Frame 1 (no input): blank canvas, image omitted
Frame 60 (no input): blank canvas, image omitted
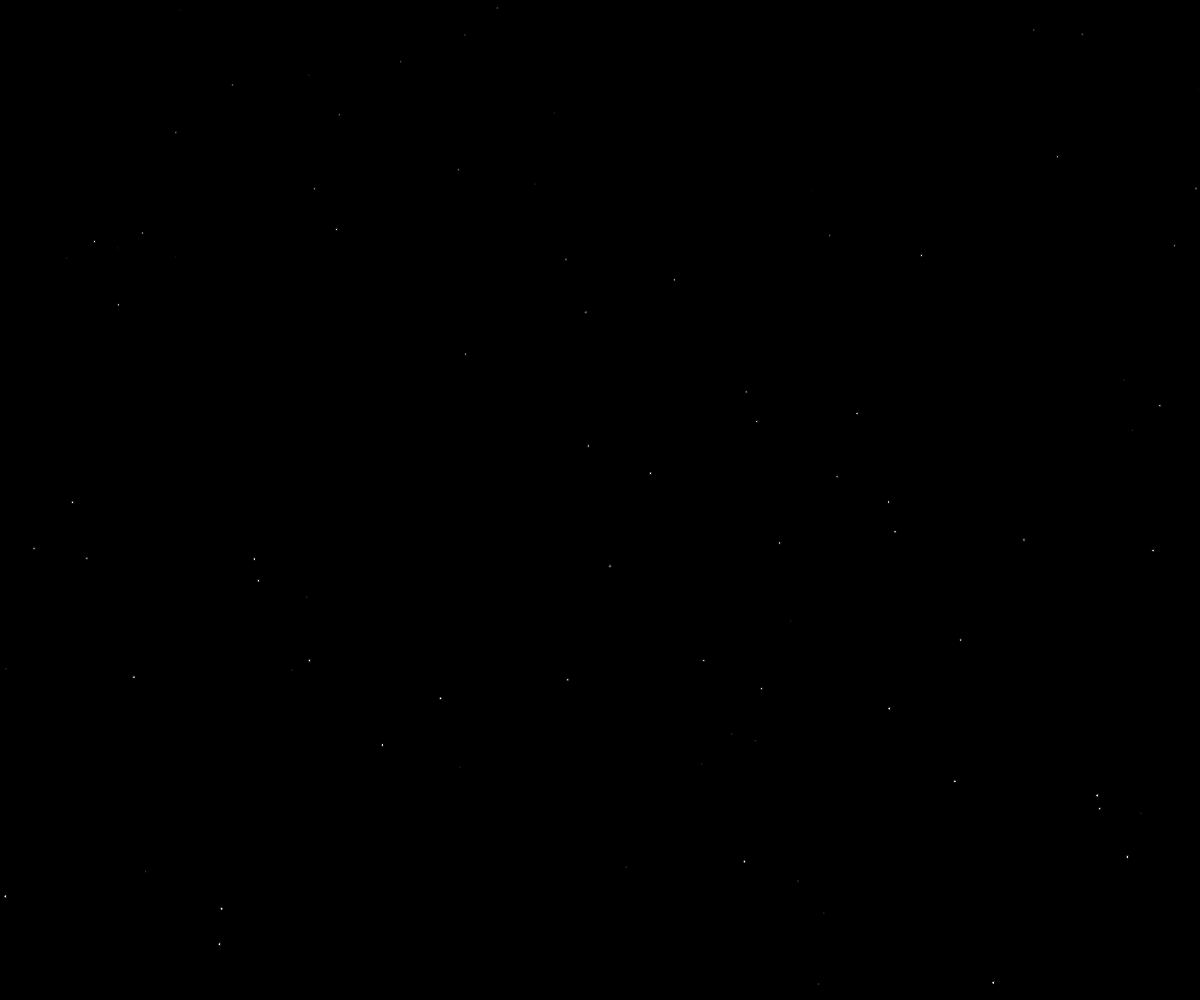
Frame 120 (the mouse pressed at the canvas centre since frame 60)

The p5.js sketch whose frames 1 and 60 were blank and that drew this single picture after the mouse press (run headless with seeded random() and noise() and a simulated clock; from frame 60 on, the mouse is pressed at the canvas centre):

// p5.js sketch
// ── sketch.js
let drops = [];

function setup() {
  createCanvas(windowWidth, windowHeight);
  for (let i = 0; i < 100; i++) {
    drops.push(new Drop());
  }
}

function windowResized() {
  resizeCanvas(windowWidth, windowHeight);
}

function draw() {
  background(0);
  for (let drop of drops) {
    drop.fall();
    drop.show();
  }
}

class Drop {
  constructor() {
    this.x = random(width);
    this.y = random(-500, -50);
    this.z = random(0, 20);
    this.size = map(this.z, 0, 20, 1, 3);
    this.yspeed = map(this.z, 0, 20, 1, 20);
  }

  fall() {
    this.y += this.yspeed;
    let gravity = map(this.z, 0, 20, 0, 0.2);
    this.yspeed += gravity;

    if (this.y > height) {
      this.y = random(-200, -100);
      this.yspeed = map(this.z, 0, 20, 4, 10);
    }
  }

  show() {
    fill(255);
    ellipse(this.x, this.y, this.size, this.size);
  }
}
